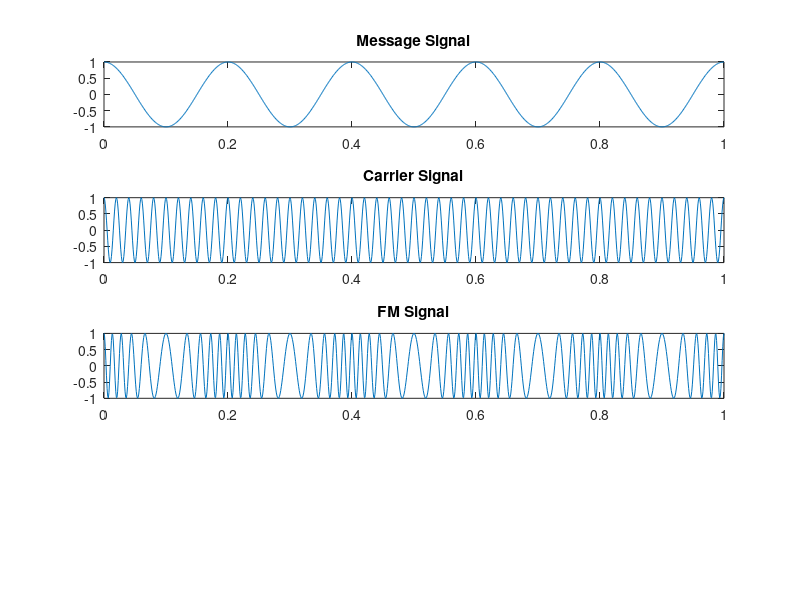

Recreate this plot in MATLAB.
clc; 
clear;  
close all; 
Am=1; 
Ac=1; 
fm=5; 
fc=50; 
beta=5; 
kp=5; 
fs=1000; 
t=0:1/fs:1; 
m = Am*cos(2*pi*fm*t);               
c = Ac*cos(2*pi*fc*t);               
% Message signal 
% Carrier signal 
fm_sig = Ac*cos(2*pi*fc*t + beta*sin(2*pi*fm*t)); % FM 
subplot(4,1,1), plot(t,m), title('Message Signal') 
subplot(4,1,2), plot(t,c), title('Carrier Signal') 
subplot(4,1,3), plot(t,fm_sig), title('FM Signal')
